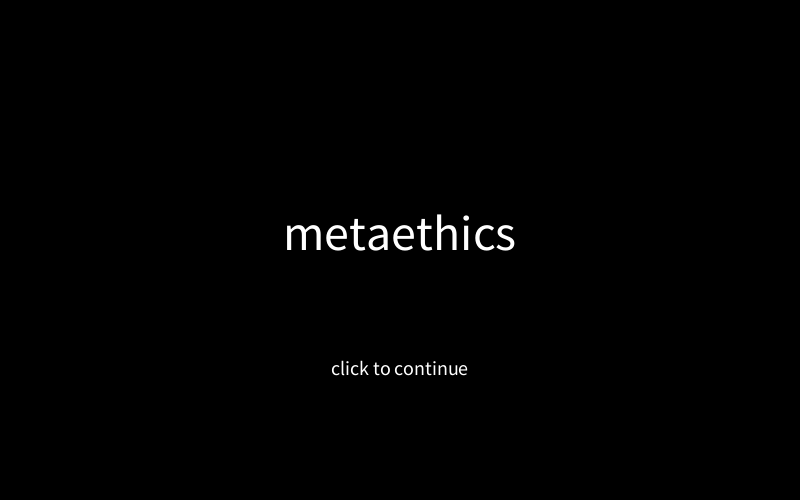
Frame 1 (no input)
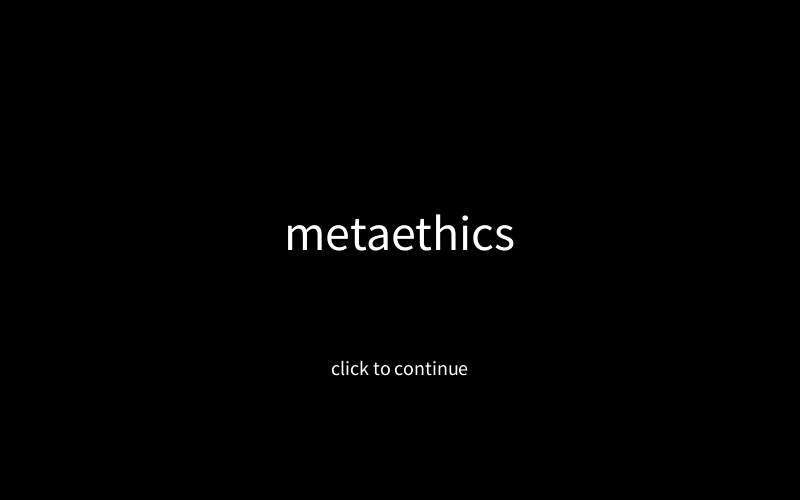
Frame 60 (the mouse pressed at the canvas centre just before this capture)
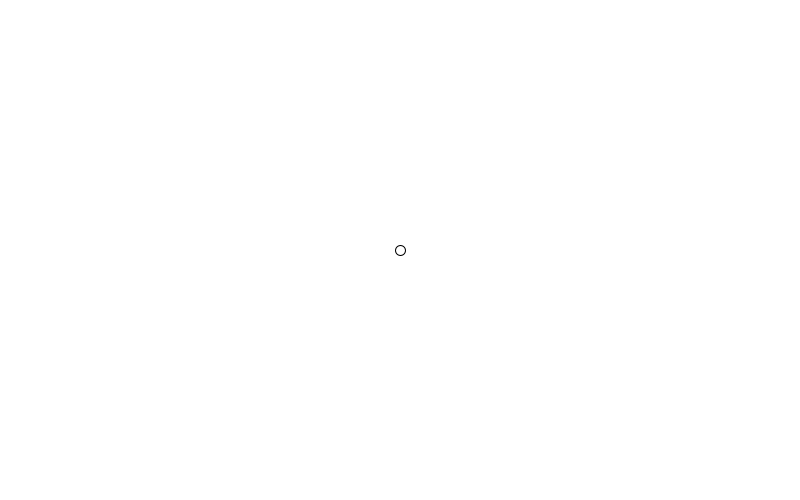
Frame 120 (the mouse held since frame 60 and released just before this capture)

The Processing sketch that drew these frames (run headless with seeded random() and noise(); from frame 60 on, the mouse is pressed at the canvas centre):

// Processing sketch: Metaethics
// ── Metaethics.pde
int uiio = 1;
ArrayList People;
Economy economy;
int initPop = 100;
int minute = 0;
int oneDay = 60*24;
float taxRate = 0.2;
float frameRateSetting = 60;

void birth() {
}
void death(Person corpse) {
}

float relationship(Person p, Person q) {
  return random(-10, 10);
}

class Person {
  // basic emotions, -10~10
  float[] e = {0, 0, 0, 0, 0, 0, 0}; //0joy, 1trust, 2fear, 3surprise, 4sadness, 5disgust, 6anger
  float happiness = 0;
  // person number
  int index;
  // playing(0) or working(1)
  int state = 0;
  // money (manwon)
  float money = max(randomGaussian(), 0) * 100000 + 100;
  // monthly salary
  float salary = max(randomGaussian(), 0) * 10000 + 100;
  // how successfully this person works
  float capacity = random(0.1, 0.9);
  // location
  int xpos, ypos;

  Person(int i) {
    index = i;
  }

  void updateHappiness() {
    happiness = e[0] + e[1] - e[2] - e[3] - e[4] - e[5] - e[6]; 
  }
  
  void sleep() { //alleviate all emotions
    for (int i = 0; i < 7; i++) {
      e[i] /= 2;
    }
  }

  void work() {
    if (random(1) < capacity) { // if work succeeds
      float value = random(100);
      economy.money += value;
      e[0]++;
      e[1]++;
      e[4]--;
    } else {
      e[0]--;
      e[1]++;
      e[4]--;
    }
  }

  void getPaid() { // once a month
    money += salary;
    economy.money -= salary;
  }

  void playAlone() {
    float cost = random(50000);
    money -= cost;
    economy.money += cost;
    for (int i = 0; i < 7; i++) {
      e[i] += random(-2, 2);
    }
  }

  void interact(Person other) {
  }

  void suicide() {
  }

  void kill() {
  }

  void love() {
  }

  void payTax() {
    int playTime = 0;
    if (playTime == 0) {
      float tax = money * taxRate;
      money -= tax;
      economy.money += tax;
    }
  }

  boolean mouseIsNear() {
    return false;
  }

  void withinRange() {
  }

  void display() {
  }
}

class Economy {
  int money;

  void socialContribution() {
  }

  void corrupt() {
  }
}

void setup() {
  size(800, 500);
  People = new ArrayList<Person>(initPop);
  frameRate(frameRateSetting);
}


void draw() {
  background(255);
  minute = (minute + 1) % (oneDay);

  ellipse(width/2, height/2, 10, 10);

  if (uiio == 1) {
    // Intro scene
    background(0);
    fill(255);
    textSize(50);
    textAlign(CENTER);
    text("metaethics", width/2, height/2);
    textSize(20);
    text("click to continue", width/2, height*0.75);
    // click to start
    if (mousePressed) {
      uiio = 0;
    }
  }
}
